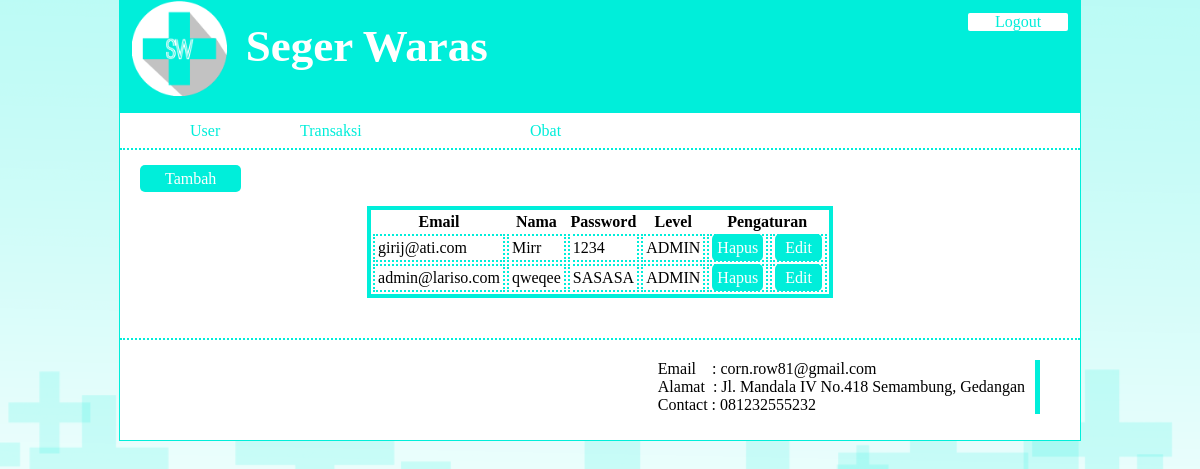
Screenshot of /index.php?menu=1&action=0 (signed in) with the database file from the repository.
### tables this page shows
CREATE TABLE IF NOT EXISTS `tblidentitas` (
  `namaapotek` varchar(50) NOT NULL,
  `alamat` varchar(50) NOT NULL,
  `telp` varchar(15) NOT NULL,
  `deskripsi` varchar(255) NOT NULL
);

CREATE TABLE IF NOT EXISTS `tbluser` (
  `id_user` int(11) NOT NULL,
  `email` text NOT NULL,
  `nama` text NOT NULL,
  `password` text NOT NULL,
  `level` text NOT NULL
);

### lib/function.php (called while the page is built, shortened)
<?php
	$db = mysqli_connect('localhost','root','','dbapotek');
	function query($sql){
		global $db;
		$result = mysqli_query($db,$sql);
		return $result;
	}
 ?>

### page/user/index.php (the view, shortened to what this page needs)
<?php
	$query = query("SELECT * FROM tbluser");
 ?>
 <div>
 	<a class ="btn-tambah" href="?menu=1&action=1">Tambah</a><br><br>
 	<table>
 		<tr>
 			<th>Email</th>
 			<th>Nama</th>
 			<th>Password</th>
 			<th>Level</th>
 			<th colspan="2">Pengaturan</th>
 		</tr>
 		<?php while ($row = mysqli_fetch_array($query)) { ?>
 		<tr>
 			<td><?= $row[1] ?></td>
 			<td><?= $row[2] ?></td>
 			<td><?= $row[3] ?></td>
 			<td>
 				<?php
 					$level = $row[4];
 					switch ($level) {
 						case '1':
 							echo "ADMIN";
 							break;
 					}
 				 ?>
 			</td>
 			<?php
 			echo '<td><a class="btn-hps" href="?menu=1&action=2&id='.$row[0].'">Hapus</a></td>';
 			echo '<td><a class="btn-edt" href="?menu=1&action=3&email='.$row[1].'">Edit</a></td>';
 			 } ?>
 		</tr>
 	</table>
 </div>

### index.php (shortened to what this page needs)
<?php
	require_once 'lib/function.php';
	$result = query("SELECT * FROM tblidentitas");
	$row = mysqli_fetch_array($result);
 ?>
 <!DOCTYPE html>
 <html>
 <head>
 	<link rel="stylesheet" type="text/css" href="style.css">
 </head>
 <body>
 	<div id="wrapper">
 		<header>
 			<span class="btn"><a href="logout.php" class="logout">Logout</a></span>
 			<a href="index.php"><img src="assets/logo2.png"></a>
 			<h1>
 				<span class="sg"><?php echo $row[0]; ?></span>
 			</h1>
 		</header>
 		<nav>
 		<?php
 			if (isset($_SESSION['level'])) {
 				$level = $_SESSION['level'];
 		 ?>
 			<ul>
 			<?php
 				if ($level == 1) {
 			 ?>
 				<li><a class="mother" href="index.php?menu=1&action=0">User</a></li>
 			<?php } ?>
 				<li class="transaksi">Transaksi
 				</li>
 				<li><a class="mother" href="index.php?menu=6&action=0">Obat</a></li>
 			</ul>
 			<?php } ?>
 		</nav>
 		<div class="container">
 			<?php
 				if (!isset($_SESSION['level'])) {
 					header('location:login.php');
 				}else{
		 			if (isset($_GET['menu'])) {
		 				$menu = $_GET['menu'];
		 				if (isset($_GET['action'])) {
		 					$action = $_GET['action'];
				 		}
				 			switch ($menu) {
				 				case '1':
				 					if ($action == 0 && $menu == 1) {
				 						require_once 'page/user/index.php';
				 					}elseif ($action == 1 && $menu == 1) {
				 						require_once 'page/user/insert.php';
				 					}elseif ($action == 2 && $menu == 1) {
				 						require_once 'page/user/delete.php';
				 					}elseif ($action == 3 && $menu == 1) {
				 						require_once 'page/user/update.php';
				 					}
				 					break;
				 			}
	 				}
	 			}
 			 ?>
 		</div>
 	<footer>
 			<div class="foot-container">
				<span>Email&nbsp&nbsp&nbsp : corn.row81@gmail.com</span><br>
				<span>Alamat &nbsp: Jl. Mandala IV No.418 Semambung, Gedangan</span><br>
				<span>Contact :  081232555232</span><br>
 			</div>
 		</footer>
 	</div>
 </body>
 </html>

### style.css (style rules this page uses)
body { background-image: url(assets/bg.png); }
* { margin : 0; }
a { text-decoration: none; }
#wrapper { width: 80%; height: 100%; margin: auto; border: 1px solid #00eeda; background-color: white; }
header { height: 100px; margin-bottom: 0px; background-color: #00eeda; padding-left: 12px; padding-bottom: 12px; }
header h1 { color: white; font-family: League Gothic; src : url(assets/League Gothic.otf); font-size: 45px; padding-top: 2%; padding-left: 12%; }
header .logout { float: right; width: 100px; text-align: center; background-color: white; color: #00eeda; border-radius: 2px; }
header .btn { float : right; padding: 12px; }
header img { width: 10%; float: left; position: }
nav { height:35px; background-color: white; overflow: hidden; width: 100%; border-bottom: 2px dotted #00eeda; }
nav ul { list-style: none; position: absolute; }
nav ul li { float:left; display: block; line-height:35px; width: 120px; color: #00eeda; padding-left: 10px; }
nav ul .transaksi { width: 200px; }
nav ul li .mother { color: #00eeda; padding-bottom: 10px; padding-top: 9px; padding-left: 20px; padding-right: 70px; }
.container { padding: 20px; }
.btn-tambah { padding-left: 25px; padding-right: 25px; padding-bottom: 5px; padding-top: 5px; background-color: #00eeda; color: white; border-radius: 5px; }
table { margin: auto; border : 4px solid #00eeda; }
table td { border : 2px dotted #00eeda; padding: 3px; margin: 2px; }
table .btn-hps { padding: 5px; background-color: #00eeda; color: white; border-radius: 5px; text-align: center; }
table .btn-edt { padding-top: 5px; padding-left: 10px; padding-right: 10px; padding-bottom: 5px; background-color: #00eeda; color: white; border-radius: 5px; text-align: center; }
footer { width: 100%; height: 100px; border-top : 2px dotted #00eeda; clear: both; margin-top: 20px; background-color: white; }
footer .foot-container { float: right; margin-top: 20px; margin-right: 40px; padding-right: 10px; border-right: 5px solid #00eeda; }

### rows the page displays
tblidentitas: namaapotek "Seger Waras"
tbluser: email "girij@ati.com", nama "Mirr", password "1234", level "ADMIN"
tbluser: email "admin@lariso.com", nama "qweqee", password "SASASA", level "ADMIN"
